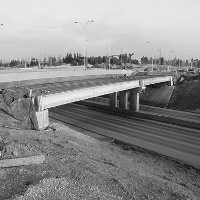
#> input picture neg/1024.jpg, 200 x 200 px, given in place of converted.mov, which was not available
$ python blobDetection.py
#> lines starting #> are read from the running program, lines starting #| are printed output that depends on the picture; pictures that were not available may be replaced by others from this repository, and a replacement may not be noted
import cv2
import numpy as np


def calculateMedian(table):
    sum = 0
    amount = 0
    for x in table:
        for y in x:
            amount += 1
            sum += y
    return sum // amount


cap = cv2.VideoCapture('converted.mov')

fgbg2 = cv2.createBackgroundSubtractorKNN()
carCascade = cv2.CascadeClassifier('Cascade.xml')

params = cv2.SimpleBlobDetector_Params()
params.blobColor = 255
params.filterByColor = True
detector = cv2.SimpleBlobDetector_create(parameters=params)
carKeyPoints = {}
toDelete = []
identifier = 0
distanceAcc = 30
numberOfCarsMovedLine = 0
def checkCarInDistanceExists(x,y):
    for carKey in carKeyPoints.keys():
        xx, yy = carKeyPoints[carKey].pt
        if abs(x - xx) < distanceAcc and abs(y - yy) < distanceAcc:
            return True
    return False


startCounting = True

while True:
    _, frame = cap.read()
#> frame is the input picture: shape (200, 200, 3); min 5, max 247, mean 141.9
    media = cv2.medianBlur(frame, 3)
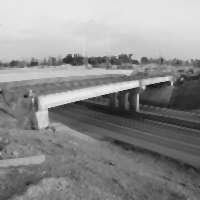
#> media: shape (200, 200, 3); min 20, max 234, mean 142
    blur = cv2.GaussianBlur(frame, (5, 5), 3)
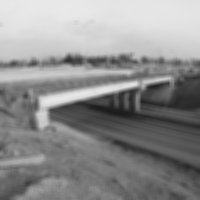
#> blur: shape (200, 200, 3); min 27, max 233, mean 141.9

    gray = cv2.cvtColor(frame, cv2.COLOR_BGR2GRAY)
    fgmask2 = fgbg2.apply(media)
#> fgmask2: shape (200, 200); every value is 255

    kernel = cv2.getStructuringElement(cv2.MORPH_ELLIPSE, (20, 20))

    close = cv2.morphologyEx(fgmask2, cv2.MORPH_CLOSE, kernel, iterations=1)
    opening = cv2.morphologyEx(close, cv2.MORPH_OPEN, kernel,iterations=2)
    #erode = cv2.erode(fgmask2, (10,10), iterations=3)
    #dilation = cv2.dilate(erode, kernel, iterations=1)
    thresh = 254
    binary = (opening > thresh) * 255
#> binary: shape (200, 200) int64; every value is 255
    image = np.uint8(binary)

    keypoints = detector.detect(image)
#> keypoints = ()

    im_with_keypoints = cv2.drawKeypoints(frame, keypoints, np.array([]), (0, 0, 255))

    if startCounting == True:
        filtered = list(filter(lambda x: x.pt[1] > 240 and x.pt[1] < 350, keypoints))
#> filtered = []
        carsInDistance = list(filter(lambda x: x.pt[1] > 240, keypoints))
#> carsInDistance = []
        cv2.putText(im_with_keypoints, 'Samochody ktore przejechaly linie: {}'.format(numberOfCarsMovedLine), (int(20), int(20)),cv2.FONT_HERSHEY_PLAIN, 1, (255, 0, 0), 1)
        cv2.putText(im_with_keypoints, 'Samochody zaindeksowane: {}'.format(identifier), (int(20), int(40)), cv2.FONT_HERSHEY_PLAIN,1, (255, 0, 0), 1)
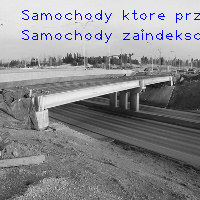
#> im_with_keypoints: shape (200, 200, 3); mean B, G, R 142.5, 138.3, 138.3

        for i, keypoint in enumerate(filtered):
            x, y = keypoint.pt

            if checkCarInDistanceExists(x,y) == False:
                carKeyPoints[identifier] = keypoint
                cv2.putText(im_with_keypoints, '{}'.format(identifier), (int(x), int(y)), cv2.FONT_HERSHEY_PLAIN, 1,
                                (0, 255, 0), 2)
                identifier = identifier + 1
#> this loop made 0 passes
#> after the loop, carKeyPoints = 0 items; identifier = 0


        for carKey in carsInDistance:
            for key in carKeyPoints.keys():
                newX, newY = carKey.pt
                oldX, oldY = carKeyPoints[key].pt
                if abs(newX - oldX) < distanceAcc//2 and abs(newY - oldY) < distanceAcc:
                    if newY > 350:
                        print('USUWAM {}'.format(key))
                        numberOfCarsMovedLine = numberOfCarsMovedLine + 1
                        toDelete.append(key)
                    else:
                        carKeyPoints[key] = carKey
                        cv2.putText(im_with_keypoints, '{}'.format(key), (int(newX), int(newY)), cv2.FONT_HERSHEY_PLAIN, 1, (0, 255, 0), 1)
#> after the loop, numberOfCarsMovedLine = 0; toDelete = []

        for delete in set(toDelete):
            del(carKeyPoints[delete])

        toDelete = []


    cv2.line(im_with_keypoints, (0,350), (600,350), (255,0,0))
    cv2.imshow('fg',im_with_keypoints)
    #cv2.imshow('org',image)

    k = cv2.waitKey(30) & 0xff
#> (key Esc is pressed here)
    if k == 27:
        break

cap.release()
cv2.destroyAllWindows()

$ run again, on neg/1027.jpg
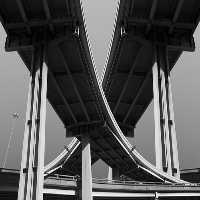
#> input picture neg/1027.jpg, 200 x 200 px, given in place of converted.mov, which was not available
#> frame is the input picture: shape (200, 200, 3); min 0, max 255, mean 87.3
#> `blur = cv2.GaussianBlur(frame, (5, 5), 3)`:
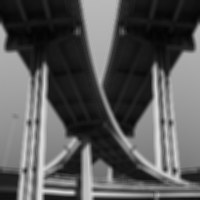
#> blur: shape (200, 200, 3); min 4, max 219, mean 87.3
#> fgmask2: shape (200, 200); every value is 255
#> binary: shape (200, 200) int64; every value is 255
#> keypoints = ()
#> filtered = []
#> `cv2.putText(im_with_keypoints, 'Samochody zaindeksowane: {}'.format(id..`:
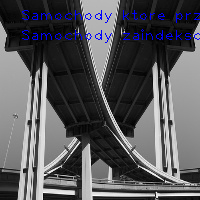
#> im_with_keypoints: shape (200, 200, 3); mean B, G, R 90.6, 86.5, 86.5
#> after the loop `for i, keypoint in enumerate(filtered):`: carKeyPoints = 0 items; identifier = 0
#> after the loop `for carKey in carsInDistance:`: toDelete = []

$ run again, on neg/1035.jpg
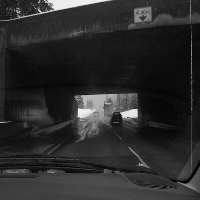
#> input picture neg/1035.jpg, 200 x 200 px, given in place of converted.mov, which was not available
#> frame is the input picture: shape (200, 200, 3); min 0, max 246, mean 43
#> `blur = cv2.GaussianBlur(frame, (5, 5), 3)`:
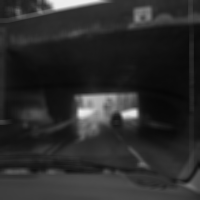
#> blur: shape (200, 200, 3); min 6, max 239, mean 43
#> fgmask2: shape (200, 200); every value is 255
#> binary: shape (200, 200) int64; every value is 255
#> keypoints = ()
#> filtered = []
#> `cv2.putText(im_with_keypoints, 'Samochody zaindeksowane: {}'.format(id..`:
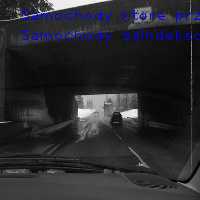
#> im_with_keypoints: shape (200, 200, 3); mean B, G, R 46.4, 42.3, 42.3
#> after the loop `for i, keypoint in enumerate(filtered):`: carKeyPoints = 0 items; identifier = 0
#> after the loop `for carKey in carsInDistance:`: toDelete = []

$ run again, on neg/1036.jpg
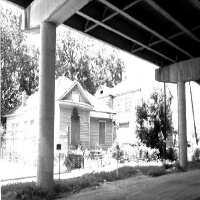
#> input picture neg/1036.jpg, 200 x 200 px, given in place of converted.mov, which was not available
#> frame is the input picture: shape (200, 200, 3); min 0, max 255, mean 143.9
#> `blur = cv2.GaussianBlur(frame, (5, 5), 3)`:
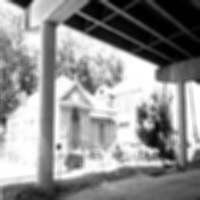
#> blur: shape (200, 200, 3); min 0, max 255, mean 143.8
#> fgmask2: shape (200, 200); every value is 255
#> binary: shape (200, 200) int64; every value is 255
#> keypoints = ()
#> filtered = []
#> `cv2.putText(im_with_keypoints, 'Samochody zaindeksowane: {}'.format(id..`:
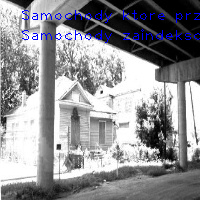
#> im_with_keypoints: shape (200, 200, 3); mean B, G, R 146.7, 142.5, 142.5
#> after the loop `for i, keypoint in enumerate(filtered):`: carKeyPoints = 0 items; identifier = 0
#> after the loop `for carKey in carsInDistance:`: toDelete = []
